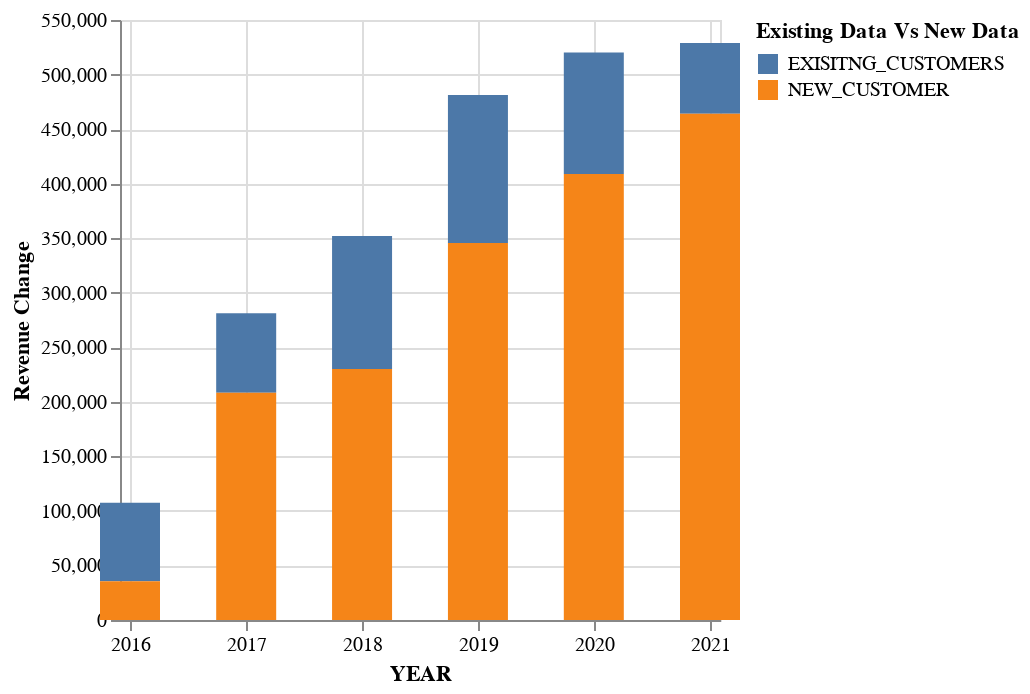

Notebook source saved alongside this figure:
### Code cell
#For Tech customers
#yearly_existing_Tdata 
#yearly_new_Tdata
Tech_merged = pd.concat([yearly_existing_Tdata,yearly_new_Tdata], ignore_index=False, sort=False, axis=1).iloc[:,[0,1,3]]
Tech_merged.rename(columns = {'REVENUE':'NEW_CUSTOMER','REVENUE_DIFF':'EXISITNG_CUSTOMERS'}, inplace = True)
alt.Chart(Tech_merged.melt(id_vars=['YEAR'], var_name='Existing Data Vs New Data', value_name='Revenue Change')).mark_bar(size=30).encode(
    x='YEAR:T',
    y='Revenue Change:Q',
    color='Existing Data Vs New Data:N'
).properties(width=300)

### Figure 1 — Vega-Lite specification as saved in the notebook (floating-point values rounded to 4 significant figures)
{"config": {"view": {"continuousWidth": 400, "continuousHeight": 300}}, "data": {"name": "data-6a572625635ea0fcb1d69d309d1811a8"}, "mark": {"type": "bar", "size": 30}, "encoding": {"color": {"field": "Existing Data Vs New Data", "type": "nominal"}, "x": {"field": "YEAR", "type": "temporal"}, "y": {"field": "Revenue Change", "type": "quantitative"}}, "width": 300, "$schema": "https://vega.github.io/schema/vega-lite/v4.17.0.json", "datasets": {"data-6a572625635ea0fcb1d69d309d1811a8": [{"YEAR": "2016-01-01T00:00:00", "Existing Data Vs New Data": "EXISITNG_CUSTOMERS", "Revenue Change": 71920.0}, {"YEAR": "2017-01-01T00:00:00", "Existing Data Vs New Data": "EXISITNG_CUSTOMERS", "Revenue Change": 72930.0}, {"YEAR": "2018-01-01T00:00:00", "Existing Data Vs New Data": "EXISITNG_CUSTOMERS", "Revenue Change": 121800.0}, {"YEAR": "2019-01-01T00:00:00", "Existing Data Vs New Data": "EXISITNG_CUSTOMERS", "Revenue Change": 135800.0}, {"YEAR": "2020-01-01T00:00:00", "Existing Data Vs New Data": "EXISITNG_CUSTOMERS", "Revenue Change": 111400.0}, {"YEAR": "2021-01-01T00:00:00", "Existing Data Vs New Data": "EXISITNG_CUSTOMERS", "Revenue Change": 64940.0}, {"YEAR": "2016-01-01T00:00:00", "Existing Data Vs New Data": "NEW_CUSTOMER", "Revenue Change": 35540.0}, {"YEAR": "2017-01-01T00:00:00", "Existing Data Vs New Data": "NEW_CUSTOMER", "Revenue Change": 208300.0}, {"YEAR": "2018-01-01T00:00:00", "Existing Data Vs New Data": "NEW_CUSTOMER", "Revenue Change": 230100.0}, {"YEAR": "2019-01-01T00:00:00", "Existing Data Vs New Data": "NEW_CUSTOMER", "Revenue Change": 345600.0}, {"YEAR": "2020-01-01T00:00:00", "Existing Data Vs New Data": "NEW_CUSTOMER", "Revenue Change": 408900.0}, {"YEAR": "2021-01-01T00:00:00", "Existing Data Vs New Data": "NEW_CUSTOMER", "Revenue Change": 464000.0}]}}
